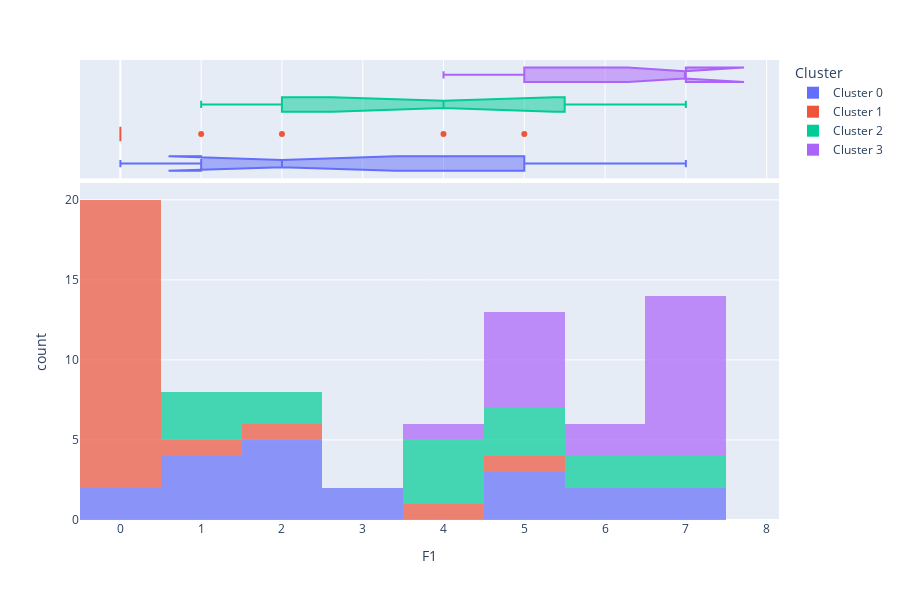

Notebook source saved alongside this figure:
### Code cell
plot_model(kmeans, plot = 'distribution', feature = 'F1')

### Figure 1 — Plotly figure (JSON) as saved in the notebook; plotly's stock layout.template omitted (floating-point values rounded to 4 significant figures; data arrays with more than 128 entries replaced by an {"elided": "..."} marker saying what was removed)
{"data": [{"alignmentgroup": "True", "bingroup": "x", "hovertemplate": "Cluster=Cluster 0<br>F1=%{x}<br>count=%{y}<extra></extra>", "legendgroup": "Cluster 0", "marker": {"color": "#636efa", "opacity": 0.7, "pattern": {"shape": ""}}, "name": "Cluster 0", "offsetgroup": "Cluster 0", "orientation": "v", "showlegend": true, "type": "histogram", "x": [3, 3, 0, 7, 2, 1, 5, 2, 6, 2, 2, 6, 0, 2, 5, 7, 1, 5, 1, 1], "xaxis": "x", "yaxis": "y"}, {"alignmentgroup": "True", "customdata": {"elided": "20x8 mixed values"}, "hovertemplate": "Cluster=%{customdata[7]}<br>F1=%{x}<br>R1=%{customdata[0]}<br>R2=%{customdata[1]}<br>B1=%{customdata[2]}<br>B2=%{customdata[3]}<br>H1=%{customdata[4]}<br>H2=%{customdata[5]}<br>F2=%{customdata[6]}<extra></extra>", "legendgroup": "Cluster 0", "marker": {"color": "#636efa"}, "name": "Cluster 0", "notched": true, "offsetgroup": "Cluster 0", "showlegend": false, "type": "box", "x": [3, 3, 0, 7, 2, 1, 5, 2, 6, 2, 2, 6, 0, 2, 5, 7, 1, 5, 1, 1], "xaxis": "x2", "yaxis": "y2"}, {"alignmentgroup": "True", "bingroup": "x", "hovertemplate": "Cluster=Cluster 1<br>F1=%{x}<br>count=%{y}<extra></extra>", "legendgroup": "Cluster 1", "marker": {"color": "#EF553B", "opacity": 0.7, "pattern": {"shape": ""}}, "name": "Cluster 1", "offsetgroup": "Cluster 1", "orientation": "v", "showlegend": true, "type": "histogram", "x": [0, 5, 0, 0, 2, 0, 0, 0, 0, 0, 0, 0, 0, 0, 0, 0, 0, 0, 0, 0, 1, 4], "xaxis": "x", "yaxis": "y"}, {"alignmentgroup": "True", "customdata": {"elided": "22x8 mixed values"}, "hovertemplate": "Cluster=%{customdata[7]}<br>F1=%{x}<br>R1=%{customdata[0]}<br>R2=%{customdata[1]}<br>B1=%{customdata[2]}<br>B2=%{customdata[3]}<br>H1=%{customdata[4]}<br>H2=%{customdata[5]}<br>F2=%{customdata[6]}<extra></extra>", "legendgroup": "Cluster 1", "marker": {"color": "#EF553B"}, "name": "Cluster 1", "notched": true, "offsetgroup": "Cluster 1", "showlegend": false, "type": "box", "x": [0, 5, 0, 0, 2, 0, 0, 0, 0, 0, 0, 0, 0, 0, 0, 0, 0, 0, 0, 0, 1, 4], "xaxis": "x2", "yaxis": "y2"}, {"alignmentgroup": "True", "bingroup": "x", "hovertemplate": "Cluster=Cluster 2<br>F1=%{x}<br>count=%{y}<extra></extra>", "legendgroup": "Cluster 2", "marker": {"color": "#00cc96", "opacity": 0.7, "pattern": {"shape": ""}}, "name": "Cluster 2", "offsetgroup": "Cluster 2", "orientation": "v", "showlegend": true, "type": "histogram", "x": [5, 4, 1, 6, 6, 1, 5, 4, 2, 4, 7, 5, 2, 4, 7, 1], "xaxis": "x", "yaxis": "y"}, {"alignmentgroup": "True", "customdata": [[24, 45, 4, 4, 8, 4, 2, "Cluster 2"], [20, 46, 11, 13, 12, 4, 1, "Cluster 2"], [26, 45, 8, 6, 9, 0, 0, "Cluster 2"], [35, 63, 14, 20, 7, 1, 2, "Cluster 2"], [33, 53, 11, 13, 5, 3, 2, "Cluster 2"], [30, 55, 7, 6, 13, 6, 1, "Cluster 2"], [35, 55, 3, 11, 13, 4, 0, "Cluster 2"], [30, 51, 9, 7, 4, 1, 2, "Cluster 2"], [35, 46, 6, 11, 11, 5, 0, "Cluster 2"], [27, 59, 7, 4, 6, 7, 0, "Cluster 2"], [27, 54, 13, 19, 12, 6, 4, "Cluster 2"], [24, 62, 2, 21, 5, 6, 1, "Cluster 2"], [27, 60, 2, 14, 9, 4, 1, "Cluster 2"], [29, 60, 13, 14, 17, 7, 0, "Cluster 2"], [14, 35, 9, 11, 12, 6, 4, "Cluster 2"], [37, 55, 11, 11, 12, 9, 0, "Cluster 2"]], "hovertemplate": "Cluster=%{customdata[7]}<br>F1=%{x}<br>R1=%{customdata[0]}<br>R2=%{customdata[1]}<br>B1=%{customdata[2]}<br>B2=%{customdata[3]}<br>H1=%{customdata[4]}<br>H2=%{customdata[5]}<br>F2=%{customdata[6]}<extra></extra>", "legendgroup": "Cluster 2", "marker": {"color": "#00cc96"}, "name": "Cluster 2", "notched": true, "offsetgroup": "Cluster 2", "showlegend": false, "type": "box", "x": [5, 4, 1, 6, 6, 1, 5, 4, 2, 4, 7, 5, 2, 4, 7, 1], "xaxis": "x2", "yaxis": "y2"}, {"alignmentgroup": "True", "bingroup": "x", "hovertemplate": "Cluster=Cluster 3<br>F1=%{x}<br>count=%{y}<extra></extra>", "legendgroup": "Cluster 3", "marker": {"color": "#ab63fa", "opacity": 0.7, "pattern": {"shape": ""}}, "name": "Cluster 3", "offsetgroup": "Cluster 3", "orientation": "v", "showlegend": true, "type": "histogram", "x": [7, 6, 7, 4, 5, 7, 7, 7, 5, 7, 7, 7, 5, 5, 5, 5, 7, 6, 7], "xaxis": "x", "yaxis": "y"}, {"alignmentgroup": "True", "customdata": {"elided": "19x8 mixed values"}, "hovertemplate": "Cluster=%{customdata[7]}<br>F1=%{x}<br>R1=%{customdata[0]}<br>R2=%{customdata[1]}<br>B1=%{customdata[2]}<br>B2=%{customdata[3]}<br>H1=%{customdata[4]}<br>H2=%{customdata[5]}<br>F2=%{customdata[6]}<extra></extra>", "legendgroup": "Cluster 3", "marker": {"color": "#ab63fa"}, "name": "Cluster 3", "notched": true, "offsetgroup": "Cluster 3", "showlegend": false, "type": "box", "x": [7, 6, 7, 4, 5, 7, 7, 7, 5, 7, 7, 7, 5, 5, 5, 5, 7, 6, 7], "xaxis": "x2", "yaxis": "y2"}], "layout": {"barmode": "relative", "height": 600, "legend": {"title": {"text": "Cluster"}, "tracegroupgap": 0}, "margin": {"t": 60}, "xaxis": {"anchor": "y", "domain": [0, 1], "title": {"text": "F1"}}, "xaxis2": {"anchor": "y2", "domain": [0, 1], "matches": "x", "showgrid": true, "showticklabels": false}, "yaxis": {"anchor": "x", "domain": [0, 0.7326], "title": {"text": "count"}}, "yaxis2": {"anchor": "x2", "domain": [0.7426, 1], "matches": "y2", "showgrid": false, "showline": false, "showticklabels": false, "ticks": ""}}}
